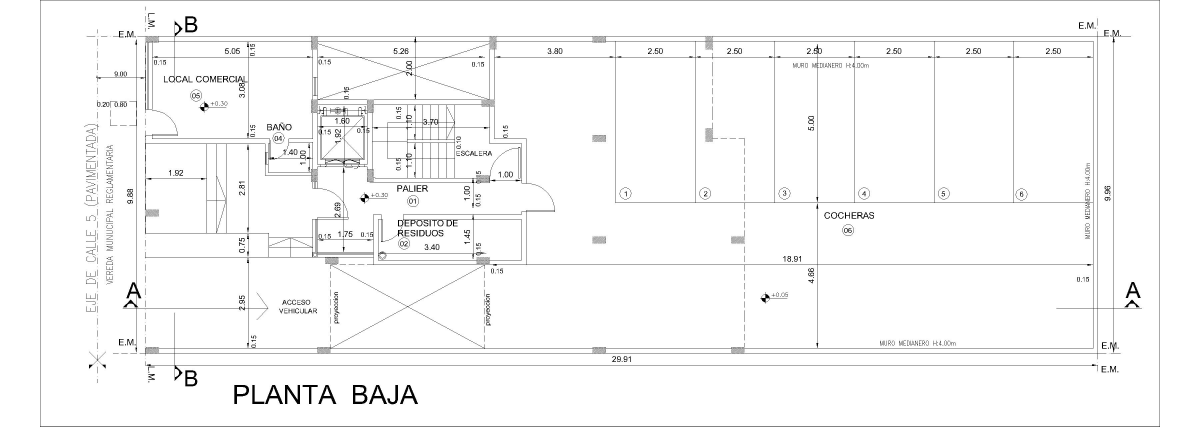
#> input picture code/scale_dataset/E010-MUN-01.jpg, 3600 x 1280 px (shown at 1/3 size); its folder holds only this picture in this run
$ python scaler.py .
#> lines starting #> are read from the running program, lines starting #| are printed output that depends on the picture
# %%
import json
import cv2
from shapely.geometry import Polygon
from shapely import affinity
import matplotlib.pyplot as plt
import os
import sys


# * Se abre el label y se queda con el json. Despues de eso el archivo es innecesario por el momento.
def resize_image(filename):
#> called with filename = 'E010-MUN-01.jpg'
    img = cv2.imread(filename, 1)
#> img is the input picture: shape (1280, 3600, 3); min 0, max 255, mean 248.4
    print(filename)
    img_half = cv2.resize(img, (0, 0), fx=0.3, fy=0.3)
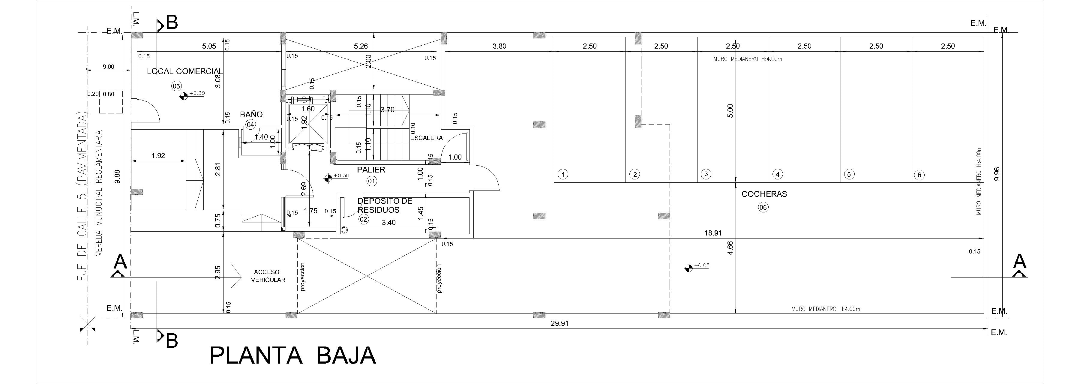
#> img_half: shape (384, 1080, 3); min 0, max 255, mean 248.4
    cv2.imwrite(filename, img_half)


def get_label(path_json):
    with open(path_json) as label_file:
        label_json = json.load(label_file)
        label_file.close()
    return label_json


def plot_shape(x_min, y_min, x_max, y_max):
    vertice_1 = (x_min, y_min)
    vertice_2 = (x_min, y_max)
    vertice_3 = (x_max, y_min)
    vertice_4 = (x_max, y_max)
    figura = Polygon([vertice_1, vertice_3, vertice_4, vertice_2])
    # plt.plot(*figura.exterior.xy)
    escalada = figura
    #escalada = affinity.scale(escalada, xfact=scale, yfact=scale)
    plt.plot(*escalada.exterior.xy)


def scale(label_json, scale, jsonfile):
    imageHeight = label_json.get('imageHeight') * scale
    imageWidth = label_json.get('imageWidth') * scale
    label_json['imageHeight'] = imageHeight
    label_json['imageWidth'] = imageWidth
    for shape in label_json.get('shapes'):
        shape_points = shape.get('points')
        for tuple in shape_points:
            for i in range(len(tuple)):
                tuple[i] = tuple[i] * scale

        x_min = min(shape_points[0][0], shape_points[1][0])
        x_max = max(shape_points[0][0], shape_points[1][0])
        y_min = min(shape_points[0][1], shape_points[1][1])
        y_max = max(shape_points[0][1], shape_points[1][1])
        plot_shape(x_min, y_min, x_max, y_max)
    with open(jsonfile, 'w') as f:
        f.write(json.dumps(label_json))
        f.close()


def scale_label(file):
    label = get_label(file)
    scale(label, 0.3, file)


if len(sys.argv) < 1:
    print("Faltan parametros (ruta de carpeta)")
    exit(0)

for filename in os.listdir(sys.argv[1]):
    if filename.endswith(".json"):
        scale_label(filename)
    if filename.endswith(".jpg"):
        resize_image(filename)

# %%
